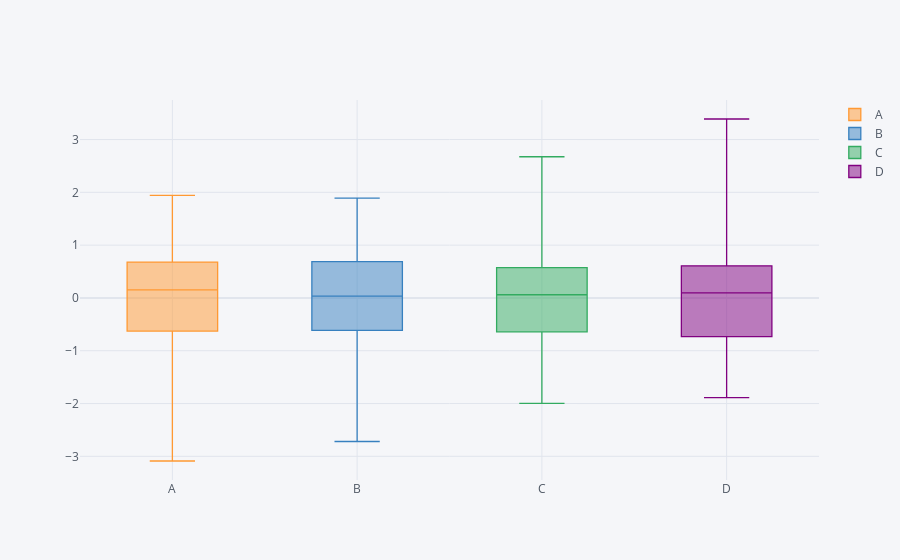

The cell this chart's notebook holds for it:
### Markdown cell above
## Boxplots

### Code cell
df.iplot(kind='box')
